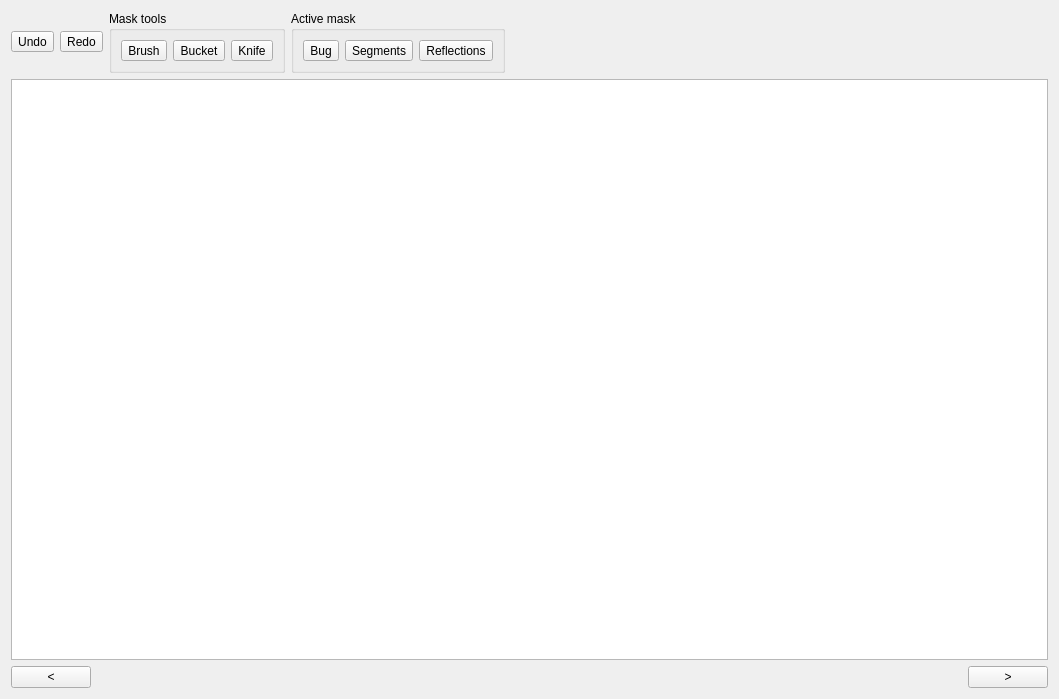
<?xml version="1.0" encoding="UTF-8"?>
<ui version="4.0">
 <class>MaskEditor</class>
 <widget class="QWidget" name="MaskEditor">
  <property name="geometry">
   <rect>
    <x>0</x>
    <y>0</y>
    <width>1059</width>
    <height>699</height>
   </rect>
  </property>
  <property name="sizePolicy">
   <sizepolicy hsizetype="Expanding" vsizetype="Preferred">
    <horstretch>0</horstretch>
    <verstretch>0</verstretch>
   </sizepolicy>
  </property>
  <property name="windowTitle">
   <string>Form</string>
  </property>
  <layout class="QVBoxLayout" name="verticalLayout">
   <item>
    <layout class="QHBoxLayout" name="toolBar">
     <item>
      <widget class="QToolButton" name="tbtnUndo">
       <property name="text">
        <string>Undo</string>
       </property>
      </widget>
     </item>
     <item>
      <widget class="QToolButton" name="tbtnRedo">
       <property name="text">
        <string>Redo</string>
       </property>
      </widget>
     </item>
     <item>
      <widget class="QGroupBox" name="groupBox">
       <property name="title">
        <string>Mask tools</string>
       </property>
       <property name="flat">
        <bool>false</bool>
       </property>
       <property name="checkable">
        <bool>false</bool>
       </property>
       <layout class="QHBoxLayout" name="horizontalLayout">
        <item>
         <widget class="QToolButton" name="tbtnBrush">
          <property name="text">
           <string>Brush</string>
          </property>
          <property name="checkable">
           <bool>true</bool>
          </property>
          <property name="autoRepeat">
           <bool>false</bool>
          </property>
          <property name="autoExclusive">
           <bool>true</bool>
          </property>
          <property name="autoRaise">
           <bool>false</bool>
          </property>
         </widget>
        </item>
        <item>
         <widget class="QToolButton" name="tbtnBucket">
          <property name="text">
           <string>Bucket</string>
          </property>
          <property name="checkable">
           <bool>true</bool>
          </property>
          <property name="autoExclusive">
           <bool>true</bool>
          </property>
         </widget>
        </item>
        <item>
         <widget class="QToolButton" name="tbtnKnife">
          <property name="text">
           <string>Knife</string>
          </property>
          <property name="checkable">
           <bool>true</bool>
          </property>
          <property name="autoExclusive">
           <bool>true</bool>
          </property>
         </widget>
        </item>
       </layout>
      </widget>
     </item>
     <item>
      <widget class="QGroupBox" name="MaskGroup">
       <property name="title">
        <string>Active mask</string>
       </property>
       <layout class="QHBoxLayout" name="horizontalLayout_2">
        <item>
         <widget class="QToolButton" name="tbtnBugMask">
          <property name="text">
           <string>Bug</string>
          </property>
          <property name="checkable">
           <bool>true</bool>
          </property>
          <property name="autoExclusive">
           <bool>true</bool>
          </property>
         </widget>
        </item>
        <item>
         <widget class="QToolButton" name="tbtnSegmentsMask">
          <property name="text">
           <string>Segments</string>
          </property>
          <property name="checkable">
           <bool>true</bool>
          </property>
          <property name="autoExclusive">
           <bool>true</bool>
          </property>
         </widget>
        </item>
        <item>
         <widget class="QToolButton" name="tbtnReflectionMask">
          <property name="text">
           <string>Reflections</string>
          </property>
          <property name="checkable">
           <bool>true</bool>
          </property>
          <property name="autoExclusive">
           <bool>true</bool>
          </property>
         </widget>
        </item>
       </layout>
      </widget>
     </item>
     <item>
      <spacer name="horizontalSpacer_3">
       <property name="orientation">
        <enum>Qt::Horizontal</enum>
       </property>
       <property name="sizeHint" stdset="0">
        <size>
         <width>40</width>
         <height>20</height>
        </size>
       </property>
      </spacer>
     </item>
    </layout>
   </item>
   <item>
    <layout class="QHBoxLayout" name="center">
     <item>
      <widget class="QGraphicsView" name="maskEditor"/>
     </item>
    </layout>
   </item>
   <item>
    <layout class="QHBoxLayout" name="controls">
     <item>
      <widget class="QPushButton" name="btnNext">
       <property name="sizePolicy">
        <sizepolicy hsizetype="Minimum" vsizetype="Fixed">
         <horstretch>0</horstretch>
         <verstretch>0</verstretch>
        </sizepolicy>
       </property>
       <property name="text">
        <string>&lt;</string>
       </property>
      </widget>
     </item>
     <item>
      <spacer name="horizontalSpacer_2">
       <property name="orientation">
        <enum>Qt::Horizontal</enum>
       </property>
       <property name="sizeHint" stdset="0">
        <size>
         <width>40</width>
         <height>20</height>
        </size>
       </property>
      </spacer>
     </item>
     <item>
      <spacer name="horizontalSpacer">
       <property name="orientation">
        <enum>Qt::Horizontal</enum>
       </property>
       <property name="sizeHint" stdset="0">
        <size>
         <width>40</width>
         <height>20</height>
        </size>
       </property>
      </spacer>
     </item>
     <item>
      <widget class="QPushButton" name="btnPrevious">
       <property name="text">
        <string>&gt;</string>
       </property>
      </widget>
     </item>
    </layout>
   </item>
  </layout>
 </widget>
 <resources/>
 <connections/>
</ui>
